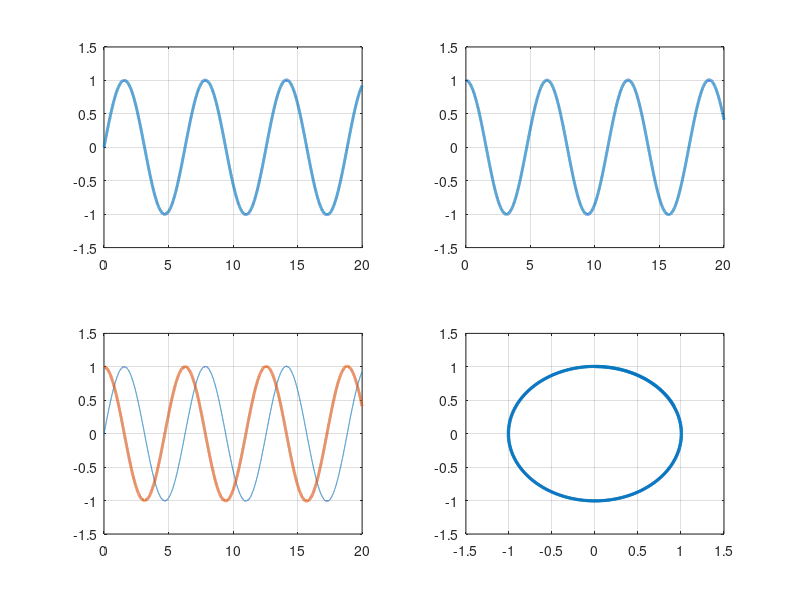

MATLAB code to generate this figure:
clc; clear all;

%% Equation du second degre
a=0; Wo=1 ; A=0 ; W=1;
f1=@(t,x1,x2) x2;
f2=@(t,x1,x2) -a*x2-Wo^2*x1+A*cos(W*t);
%f2=@(t,x1,x2) -a*x2-Wo^2*x1+t;

h=0.001;
t=0:h:20;

x1=zeros(1,length(t));
x2=zeros(1,length(t));

x1(1)=0;
x2(1)=1;


for i=1:(length(t)-1) %
    
    k1=f1(t(i),x1(i),x2(i));
    k2=f1(t(i)+h/2,x1(i)+k1*h/2,x2(i)+k1*h/2);
    k3=f1(t(i)+h/2,x1(i)+k2*h/2,x2(i)+k2*h/2);
    k4=f1(t(i)+h,x1(i)+k3*h,x2(i)+k3*h);
    x1(i+1)=x1(i)+h*(k1+2*k2 +2*k3+k4)/6;
    
    k1=f2(t(i),x1(i),x2(i));
    k2=f2(t(i)+h/2,x1(i)+k1*h/2,x2(i)+k1*h/2);
    k3=f2(t(i)+h/2,x1(i)+k2*h/2,x2(i)+k2*h/2);
    k4=f2(t(i)+h,x1(i)+k3*h,x2(i)+k3*h);
    x2(i+1)=x2(i)+h*(k1+2*k2+2*k3+k4)/6;
    
end
subplot(2,2,1); plot(t,x1,'LineWidth',2); grid on;
subplot(2,2,2); plot(t,x2,'LineWidth',2); grid on;
subplot(2,2,3); plot(t,x1,t,x2,'LineWidth',2); grid on;
subplot(2,2,4); plot(x1,x2,'LineWidth',2); grid on;
